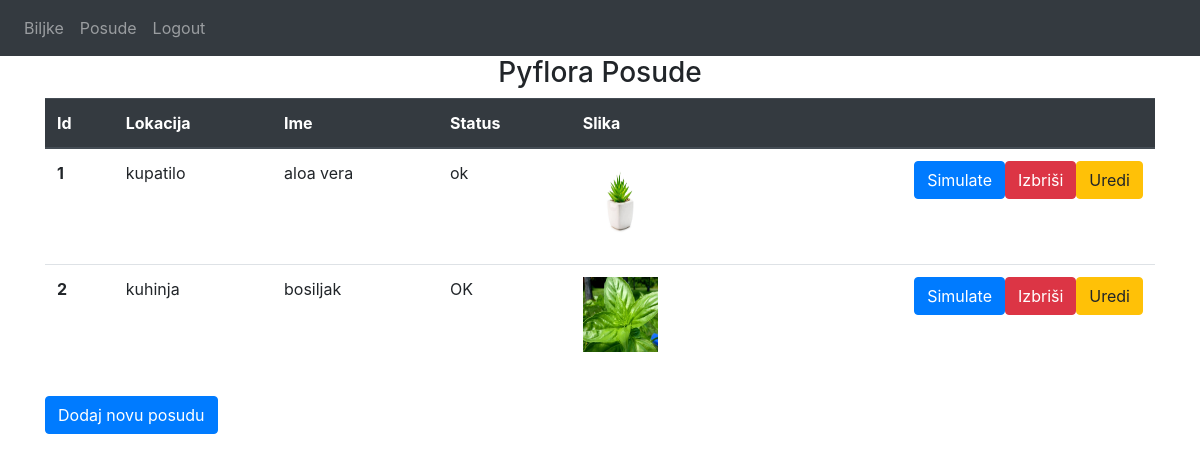
Screenshot of / (signed in) with the database file from the repository.
### website/models.py (models this page shows)
class Pots(db.Model):
    __tablename__ = 'pots'
    id = db.Column(db.Integer, primary_key=True)
    location = db.Column(db.String(100))
    name = db.Column(db.String(100))
    img = db.Column(db.String)
    status = db.Column(db.String(100))
    plants_id = db.Column(db.Integer, db.ForeignKey('plants.id'))

### website/views.py (the view)
@views.route('/')
@login_required
def home():
    pots = Pots.query.all()
    plants = Plants.query.all()
    return render_template("home.html", user=current_user, plants=plants, pots=pots)

### website/__init__.py (called while the page is built)
def create_app():
    app = Flask(__name__)
    app.config['SECRET_KEY'] = 'dskakalio'
    app.config['SQLALCHEMY_DATABASE_URI'] = f'sqlite:///{DB_NAME}'
    db.init_app(app)
    from .views import views
    from .auth import auth
    from .pyflora import pyflora
    from .simulation import simulation
    app.register_blueprint(views, url_prefix='/')
    app.register_blueprint(auth, url_prefix='/')
    app.register_blueprint(pyflora, url_prefix='/')
    app.register_blueprint(simulation, url_prefix='/')
    from .models import User
    create_database(app)
    login_manager = LoginManager()
    login_manager.login_view = 'auth.login'
    login_manager.init_app(app)
    @login_manager.user_loader
    def load_user(id):
        return User.query.get(int(id))
    return app

### website/templates/home.html (shortened to what this page needs)
{% extends "base.html" %} {% block title %}PyFlora{% endblock %} {% block content
  %}
  {% if user.is_authenticated %}
  <h3 align="center">Pyflora Posude</h3>
  <form method = "POST">
  <table class="table">
    <thead class="thead-dark">
      <tr>
        <th scope="col">Id</th>
        <th scope="col">Lokacija</th>
        <th scope="col">Ime</th>
        <th scope="col">Status</th>
        <th scope="col">Slika</th>
      </tr>
    </thead>
    <tbody>
      {% for pot in pots %}
      <tr>
        <th scope="row">{{ pot.id }}</th>
        <td>{{ pot.location }}</td>
        <td>{{ pot.name }}</td>
        {% if status is defined %}
        <td id="status"> {{ status }}</td>
        {% else %}
        <td>{{ pot.status }}</td>
        {% endif %}
        <td><figure class="figure">
          <img src="/static/{{ pot.img }}" class="thumbnail" alt="{{ pot.img }}"width="75" height="75">
        </figure>
        <a class="btn btn-warning float-right" href="/updatepot/{{ pot.id }}">Uredi</a>
        <a class="btn btn-danger float-right" href="/deletepots/{{ pot.id }}">Izbriši</a>
        <a class="btn btn-primary float-right" href="/simulate/{{ pot.id }}">Simulate</a>
      </td>
      </tr>
      {% endfor %}
    </tbody>
  </table>
  <button type="button" class="btn btn-primary" onclick="window.location.href='/createpot';">Dodaj novu posudu</button>
  {% endif %}
  {% endblock %}

### rows the page displays
Pots: id "1", location "kupatilo", name "aloa vera", status "ok", img (picture)
Pots: id "2", location "kuhinja", name "bosiljak", status "OK", img (picture)
